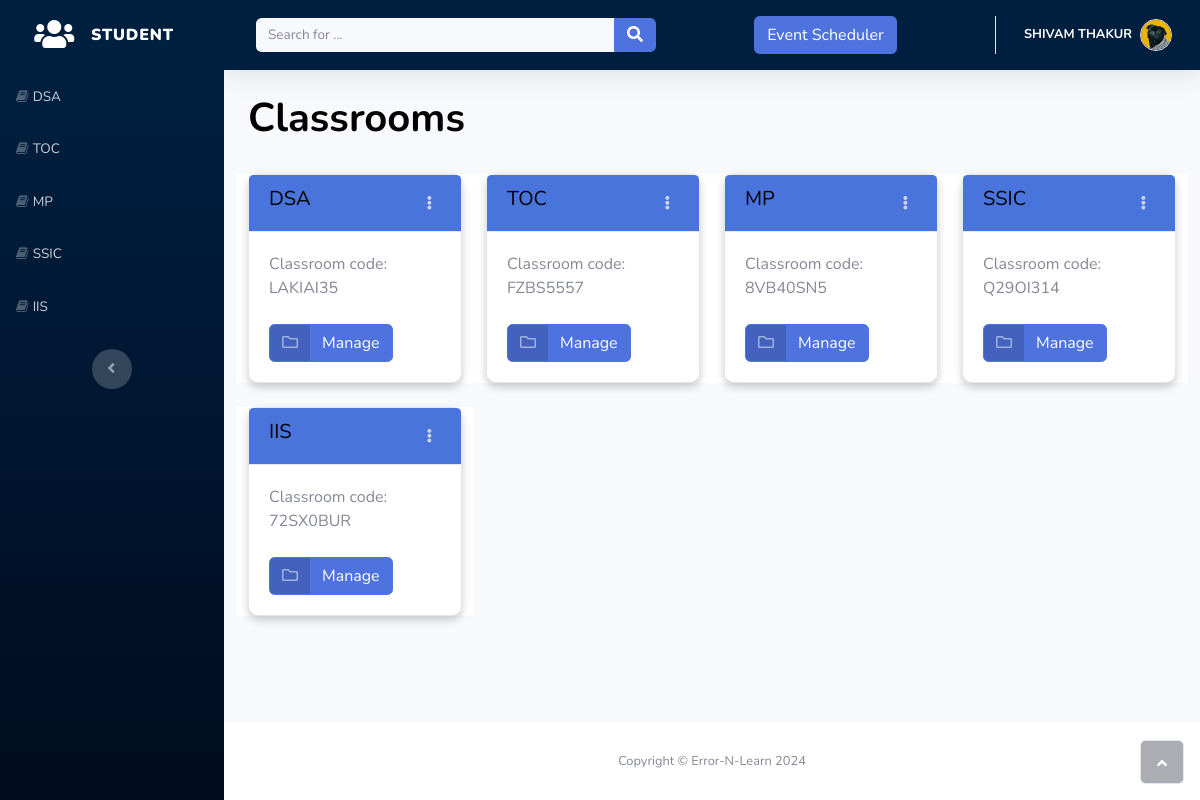
Page /students/ (signed in) on the committed database.
### accounts/models.py (models this page shows, shortened)
class Classroom(models.Model):
    teacher = models.ForeignKey(
        "Teacher",
        on_delete=models.CASCADE,
        blank=False,
        related_name='classrooms')
    subject = models.CharField(
        _("Subject Name"),
        max_length=50,
        blank=False)
    code = models.SlugField(
        _("Subject Code"),
        max_length=10,
        default=random_string,
        unique=True)
    semester = models.PositiveIntegerField(
        blank=False,
        default=1,
        validators=[
            MaxValueValidator(8),
            MinValueValidator(1)
        ]
    )
    created_timestamp = models.DateTimeField(
        default=timezone.now,
        editable=False)
    class Meta:
        verbose_name = _("Classroom")
        verbose_name_plural = _("Classrooms")

class User(AbstractUser):
    is_student = models.BooleanField('student status', default=False)
    is_teacher = models.BooleanField('teacher status', default=False)

### students/views.py (the view)
# urls.py: path("", DashboardView.as_view(), name="dashboard"),
class DashboardView(StudentTestMixin, TemplateView):
    template_name = "students/dashboard.html"

### accounts/passtests.py (called while the page is built)
    def test_func(self):
        if self.request.user.is_authenticated:
            return self.request.user.is_student
        else:
            return False

### students/templates/students/dashboard.html (shortened to what this page needs)
{% extends 'students/base.html' %}
{% block content %}
<div class="container-fluid">
    <b><h1>Classrooms</h1></b>
    <br />
    <div class="row">
        {% for classroom in user.students.classrooms.all %}
        <div class="col-md-3 mb-4">
            <div class="card">
                <div class="card-header d-flex justify-content-between align-items-center" style="background-color: #4874db;">
                    <h6>{{ classroom.subject|upper }}</h6>
                    <div class="dropdown no-arrow">
                        <button class="btn btn-link btn-sm dropdown-toggle" aria-expanded="false" data-toggle="dropdown" type="button">
                            <i class="fas fa-ellipsis-v text-gray-400"></i>
                        </button>
                    </div>
                </div>
                <div class="card-body">
                    <p class="m-0">Classroom code: {{ classroom.code }}<br /></p>
                    <br />
                    <a class="btn btn-primary btn-icon-split" role="button" href="{% url 'students:classroom_detail' code=classroom.code %}">
                        <span class="text-white-50 icon">
                            <i class="far fa-folder"></i>
                        </span>
                        <span class="text-white text">Manage</span>
                    </a>
                </div>
            </div>
        </div>
        {% endfor %}
    </div>
</div>
{% endblock content %}

### students/templates/students/base.html (shortened to what this page needs)
<!DOCTYPE html>
{% load static %}
<html>
<head>
    <link rel="stylesheet" href="{% static 'students/bootstrap/css/bootstrap.min.css' %}" />
    <link rel="stylesheet" href="https://use.fontawesome.com/releases/v5.12.0/css/all.css" />
    <link rel="stylesheet" href="https://cdnjs.cloudflare.com/ajax/libs/font-awesome/4.7.0/css/font-awesome.min.css" />
    <link rel="stylesheet" href="{% static 'students/fonts/fontawesome5-overrides.min.css' %}" />
</head>
<body id="page-top">
    <div id="wrapper">
        <nav class="navbar navbar-dark align-items-start sidebar sidebar-dark accordion bg-gradient-primary p-0">
            <div class="container-fluid d-flex flex-column p-0">
                <a class="navbar-brand d-flex justify-content-center align-items-center sidebar-brand m-0" href="{% url 'students:dashboard' %}">
                    <div class="sidebar-brand-icon"><i class="fas fa-users"></i></div>
                    <div class="sidebar-brand-text mx-3"><span><b>Student</b></span></div>
                </a>
                <ul class="navbar-nav text-light" id="accordionSidebar">
                    {% for room in user.students.classrooms.all %}
                    <li class="nav-item">
                        <a class="nav-link" href="{% url 'students:classroom_detail' code=room.code %}"><i
                                class="fa fa-book"></i><span>{{ room.subject|upper }}</span></a>
                    </li>
                    {% endfor %}
                </ul>
                <div class="text-center d-none d-md-inline">
                    <button class="btn rounded-circle border-0" id="sidebarToggle" type="button"></button>
                </div>
            </div>
        </nav>
        <div class="d-flex flex-column" id="content-wrapper">
            <div id="content">
                <nav class="navbar navbar-light navbar-expand bg-white shadow mb-4 topbar static-top">
                    <div class="container-fluid">
                        <form class="form-inline d-none d-sm-inline-block mr-auto ml-md-3 my-2 my-md-0 mw-100 navbar-search">
                            <div class="input-group">
                                <input class="bg-light form-control border-0 small" type="text" placeholder="Search for ..." />
                                <div class="input-group-append">
                                    <button class="btn btn-primary py-0" type="button">
                                        <i class="fas fa-search"></i>
                                    </button>
                                </div>
                            </div>
                        </form>
                        <a class="btn btn-primary ml-3" role="button" href="{% url 'students:event_list' %}">
                            <span class="text-white">Event Scheduler</span>
                        </a>
                        <ul class="navbar-nav flex-nowrap ml-auto">
                            <li class="nav-item dropdown no-arrow">
                                <div class="nav-item dropdown no-arrow">
                                    <a class="dropdown-toggle nav-link" aria-expanded="false" data-toggle="dropdown" href="#"><span class="d-none d-lg-inline mr-2 text-gray-600 small"><b style="color:#ffffff">{{ user.first_name|upper }}
                                        {{ user.last_name|upper }}</b></span><img class="border rounded-circle img-profile"
                                            src="{% static 'students/img/avatars/avatar5.jpeg' %}" /></a>
                                </div>
                            </li>
                        </ul>
                    </div>
                </nav>
                {% block content %}
                {% endblock content %}
            </div>
            <footer class="bg-white sticky-footer">
                <div class="container my-auto">
                    <div class="text-center my-auto copyright">
                        <span>Copyright © Error-N-Learn 2024</span>
                    </div>
                </div>
            </footer>
        </div>
        <a class="border rounded d-inline scroll-to-top" href="#page-top"><i class="fas fa-angle-up"></i></a>
    </div>
</body>
</html>

### students/templates/students/base.html (style rules this page uses)
.sidebar { background-color: #001f3f; }
.bg-gradient-primary { background: linear-gradient(180deg, #001f3f 10%, #000c1f 100%); }
.navbar-light { background-color: #001f3f !important; }
.navbar-light .navbar-nav .nav-link { color: #ffffff; }

### students/templates/students/dashboard.html (style rules this page uses)
h1 { color: black; font-family: 'Nunito', sans-serif; font-size: 2.5rem; font-weight: 700; }
.card-header h6 { color: #000000; font-family: 'Nunito', sans-serif; font-size: 1.25rem; }
.btn-primary { background-color: #4e73df; border-color: #4e73df; transition: transform 0.3s, box-shadow 0.3s; }
.card { height: 100%; display: flex; flex-direction: column; background-color: #ffffff; border-radius: 10px; box-shadow: 0px 4px 8px rgba(0, 0, 0, 0.2); transition: transform 0.1s, box-shadow 0.1s; }
.card-header { border-top-left-radius: 10px; border-top-right-radius: 10px; }
.col-md-3 { background-color: #ffffff; }

### rows in the picture
Classroom: subject "DSA", code "LAKIAI35"
Classroom: subject "TOC", code "FZBS5557"
Classroom: subject "MP", code "8VB40SN5"
Classroom: subject "SSIC", code "Q29OI314"
Classroom: subject "IIS", code "72SX0BUR"
User: first_name "SHIVAM", last_name "THAKUR"
